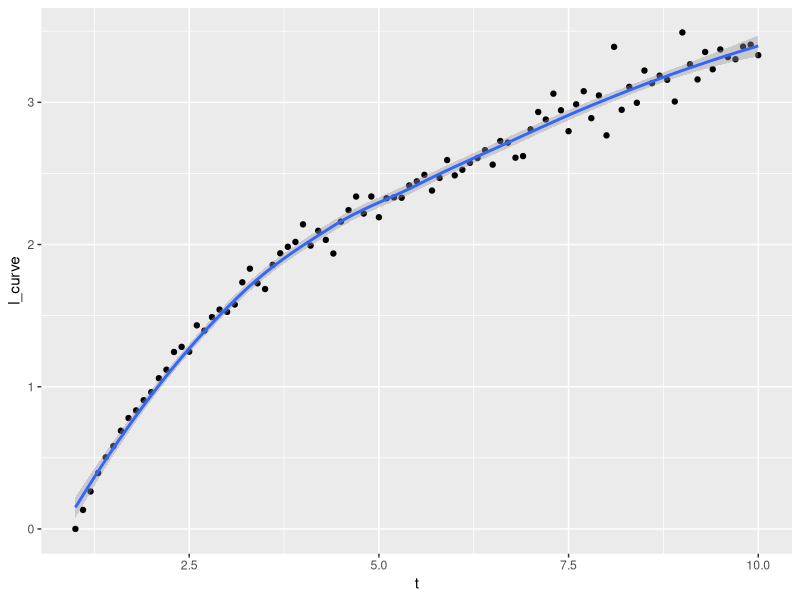
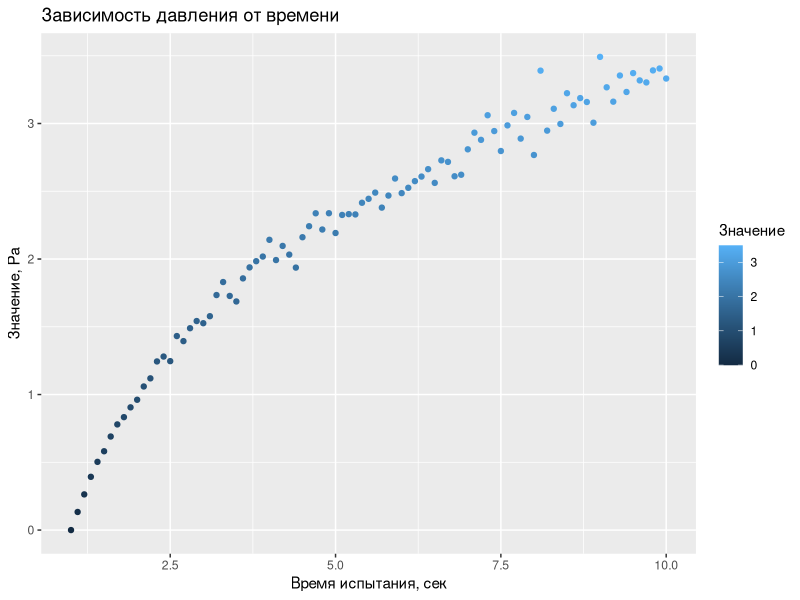
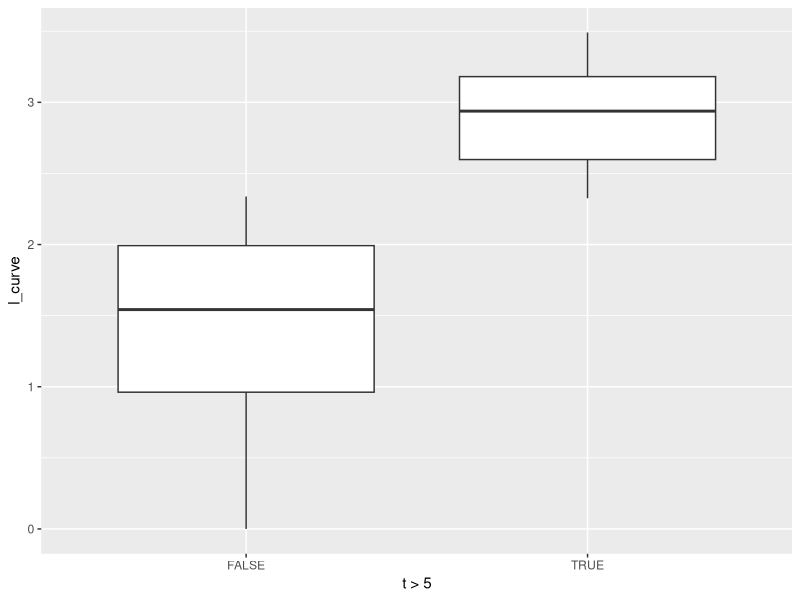
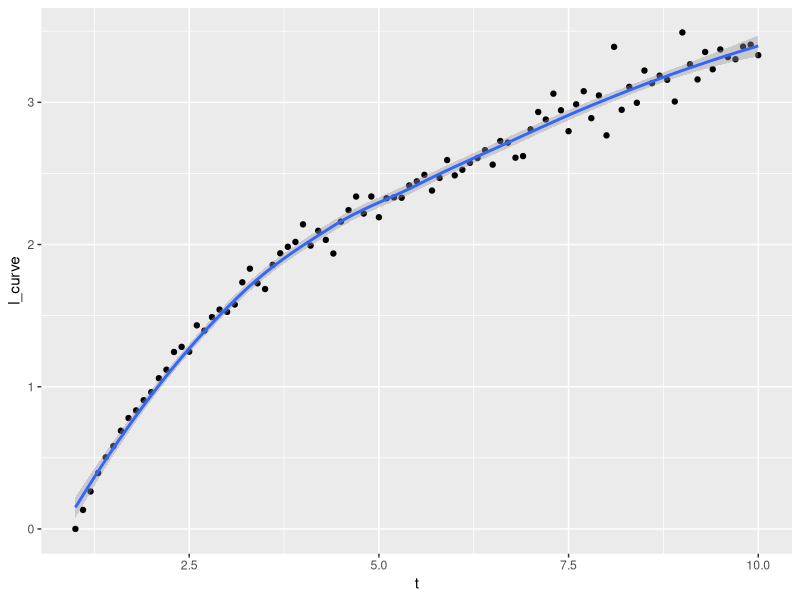
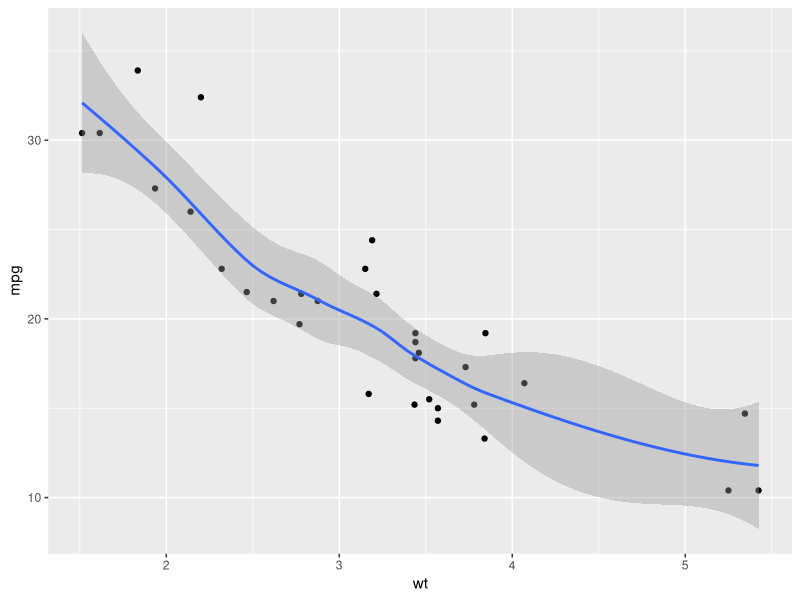

Write the R code that produced these figures, in order.
# обработка данны эксперимента
# загрузка библиотек 
library("ggplot2")  # графики

d_ <- read.csv("data.csv")
head(d_)
summary(d_)

t <- d_[2]
l <- d_[3]
l_curve <-  d_[3]

ggplot(data = d_, aes(x = t, y = l_curve))  + 
  geom_point() + 
  geom_smooth(se = TRUE)
#  geom_hline(yintercept = 0) +
#  stat_qq(aes(sample = .stdresid)) +
#  geom_errorbar(aes(ymin = lower, ymax = upper), width = 0.2)

ggplot(data = d_, aes(x = t, y = l_curve, color = l_curve))  + stat_identity() + 
  xlab("Время испытания, сек") +
  ylab("Значение, Ра") +
  scale_color_continuous("Значение") +
  ggtitle("Зависимость давления от времени") 

ggplot(data = d_, aes(x = t > 5, y = l_curve))  + 
  geom_boxplot() 


qplot(t, l_curve, data=d_, geom=c("point", "smooth"))
qplot(wt, mpg, data=mtcars, geom=c("point", "smooth"))
